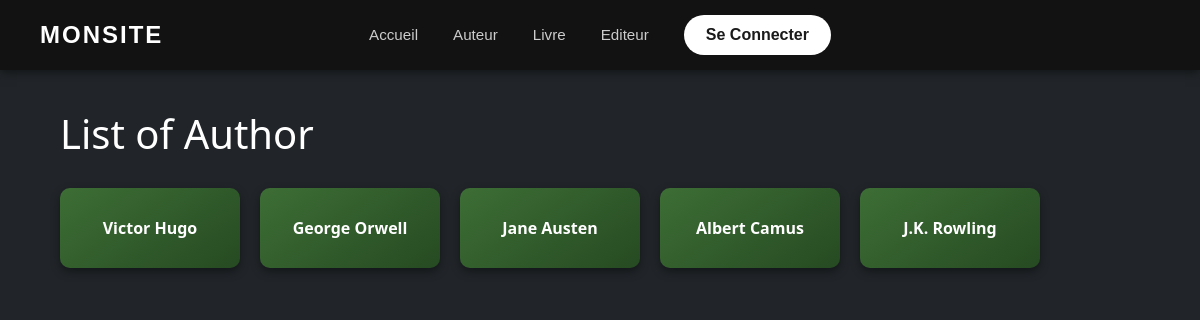
The page /author on the database its author committed.
### backoffice/models.py (models this page shows)
class Author(models.Model):
    id = models.AutoField(primary_key=True)
    name = models.CharField(max_length=50)
    year_born = models.SmallIntegerField()

### backoffice/views.py (the view)
# urls.py: path('author', views.author, name="author"),
def author(request):
    author = Author.objects.all()
    return render(request, 'author/author.html', {'author': author, 'active_nav': 'author'})

### backoffice/templates/author/author.html
{% extends "gabari.html"%}
{% block content %}
  <h1>List of Author</h1>
  <div class="contentAuthor">
  {% for a in author%}
      <a href="author_detail/{{a.id}}" class="cardAuthor">{{a.name}}</a>
  {% endfor %}
  </div>
{% endblock%}

### backoffice/static/css/style.css (style rules this page uses)
h1 { color: #ffffff; font-family: 'Segoe UI', sans-serif; margin: 40px 0 30px 5%; }
.contentAuthor { display: flex; flex-wrap: wrap; gap: 20px; padding: 0 5%; justify-content: flex-start; }
.cardAuthor { display: flex; align-items: center; justify-content: center; text-align: center; width: 180px; height: 80px; padding: 10px; border-radius: 10px; background: linear-gradient(145deg, #3d6e35, #264a22); color: #ffffff !important; text-decoration: none !important; font-weight: 600; font-size: 1rem; box-shadow: 0 4px 10px rgba(0, 0, 0, 0.4); transition: all 0.3s ease; }

### rows shown on the page
Author: name "Victor Hugo"
Author: name "George Orwell"
Author: name "Jane Austen"
Author: name "Albert Camus"
Author: name "J.K. Rowling"
